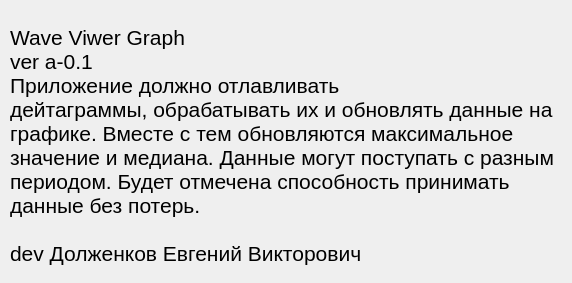
<?xml version="1.0" encoding="UTF-8"?>
<ui version="4.0">
 <class>AboutDialog</class>
 <widget class="QDialog" name="AboutDialog">
  <property name="geometry">
   <rect>
    <x>0</x>
    <y>0</y>
    <width>572</width>
    <height>283</height>
   </rect>
  </property>
  <property name="windowTitle">
   <string>About</string>
  </property>
  <widget class="QLabel" name="label">
   <property name="geometry">
    <rect>
     <x>10</x>
     <y>20</y>
     <width>551</width>
     <height>251</height>
    </rect>
   </property>
   <property name="font">
    <font>
     <pointsize>16</pointsize>
    </font>
   </property>
   <property name="text">
    <string>Wave Viwer Graph
ver a-0.1
Приложение должно отлавливать 
дейтаграммы, обрабатывать их и обновлять данные на 
графике. Вместе с тем обновляются максимальное 
значение и медиана. Данные могут поступать с разным 
периодом. Будет отмечена способность принимать 
данные без потерь. 

dev Долженков Евгений Викторович</string>
   </property>
  </widget>
 </widget>
 <resources/>
 <connections/>
</ui>
